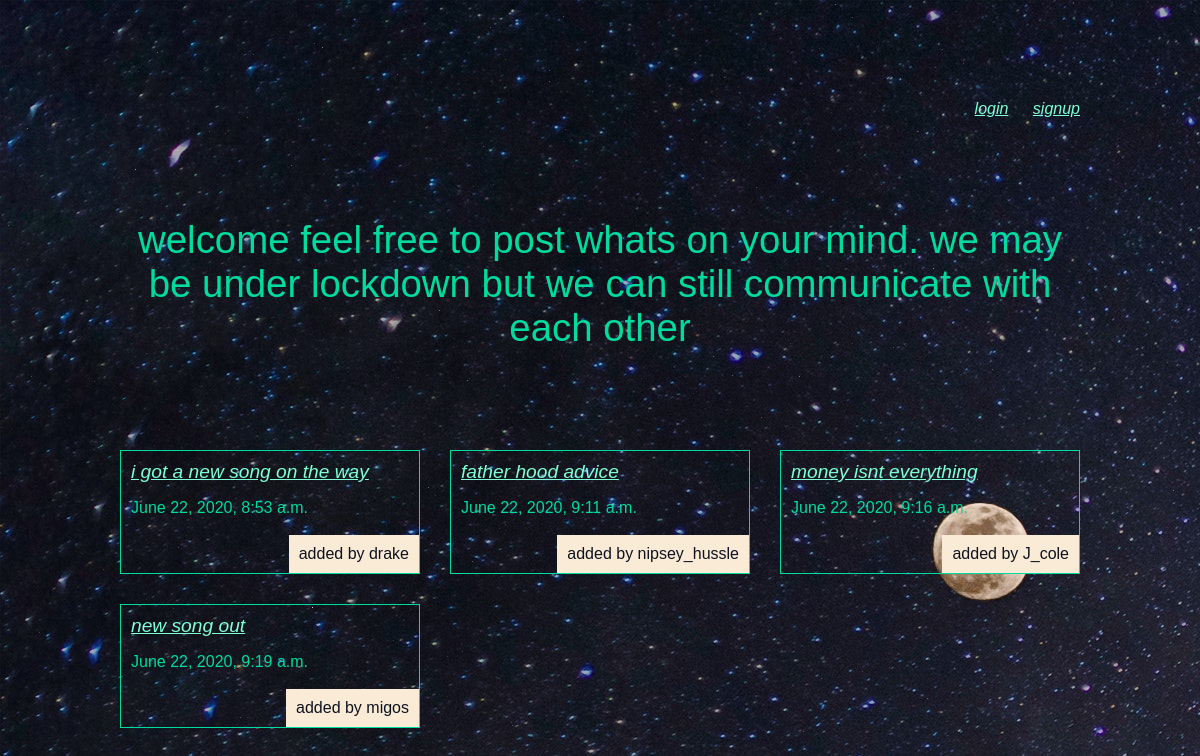
The page / on the database its author committed.
### articles/models.py (models this page shows)
class Article(models.Model):
    title = models.CharField(max_length=100)
    slug = models.SlugField()
    body = models.TextField()
    date = models.DateTimeField(auto_now_add=True)
    thumb = models.ImageField(default="default.png",blank=True)
    author = models.ForeignKey(User,on_delete=models.CASCADE,default=None)

### articles/views.py (the view)
# urls.py: path('',article_views.articleList,name="home"),
def articleList(request):
    articles = Article.objects.all().order_by('date');
    return render(request, 'articles/articlesList.html', { 'articles': articles })

### articles/templates/articles/articlesList.html (shortened to what this page needs)
{% extends 'root_layout.html' %}
{% block content%}
    <h1>welcome feel free to post whats on your mind. we may be under lockdown but we can still communicate with each other</h1>
    <div class="articles">
    {% for article in articles %}
        <div class="article">
            <h2><a href="{% url 'articles:detail' slug=article.slug %}">{{ article.title }}</a></h2>
            <p>{{ article.date }}</p>
            <p class="author">added by {{ article.author.username }}</p>
        </div>
    {% endfor %}
    </div>
{% endblock %}

### templates/root_layout.html (shortened to what this page needs)
{% load static from static %}
<!DOCTYPE html>
<!DOCTYPE html>
<html lang="en">
<head>
    <link rel="stylesheet" href="{% static 'styles.css' %}">
</head>
<body>
    <div class="wrapper">
        <nav>
            <ul>
                {% if user.is_authenticated %}
                <li>
                    <form class="logout-link" action="{% url 'accounts:logout' %}" method="POST">
                    {% csrf_token %}
                    <button type="submit">logout</button>
                    </form>
                </li>
                <li><a href="{% url 'articles:create' %}" class="highlight">new article</a></li>
                {% else %}
                <li><a href="{% url 'accounts:login' %}">login</a></li>
                <li><a href="{% url 'accounts:signup'%}">signup</a></li>
                {% endif %}
            </ul>
        </nav>
        {% block content%}
        {% endblock %}
    </div>
</body>
</html>

### assets/styles.css (style rules this page uses)
body { background-image: url(moon.jpg); background-repeat-y: no-repeat ; colour:#fff }
body * { font-family: sans-serif; }
h1, h2, h3, h4, h5 { font-weight: normal; margin: 0; }
a, a:hover, a:visited { color: aquamarine; text-decoration: underline; font-size: 1em; font-style: italic; }
.wrapper { max-width: 960px; margin: 0 auto; }
div.wrapper > h1 { text-align: center; margin: 100px auto; font-size: 2.4em }
nav { justify-self: end; }
nav li { display: inline-block; list-style-type: none; margin-left: 20px; }
.articles { display: grid; grid-template-columns: 1fr 1fr 1fr; grid-gap: 30px; }
.article { padding: 10px; border: 1px solid #00dba0; position: relative; padding-bottom: 40px; }
.article h2 { font-size: 1.2em; }
.article .author { padding: 10px; background: antiquewhite; position: absolute; right: 0; bottom: 0; margin: 0; color: #0f121f; }
html { color: #00dba0; }

### rows shown on the page
Article: title "i got a new song on the way", date "June 22, 2020, 8:53 a.m.", author.username "drake"
Article: title "father hood advice", date "June 22, 2020, 9:11 a.m.", author.username "nipsey_hussle"
Article: title "money isnt everything", date "June 22, 2020, 9:16 a.m.", author.username "J_cole"
Article: title "new song out", date "June 22, 2020, 9:19 a.m.", author.username "migos"
